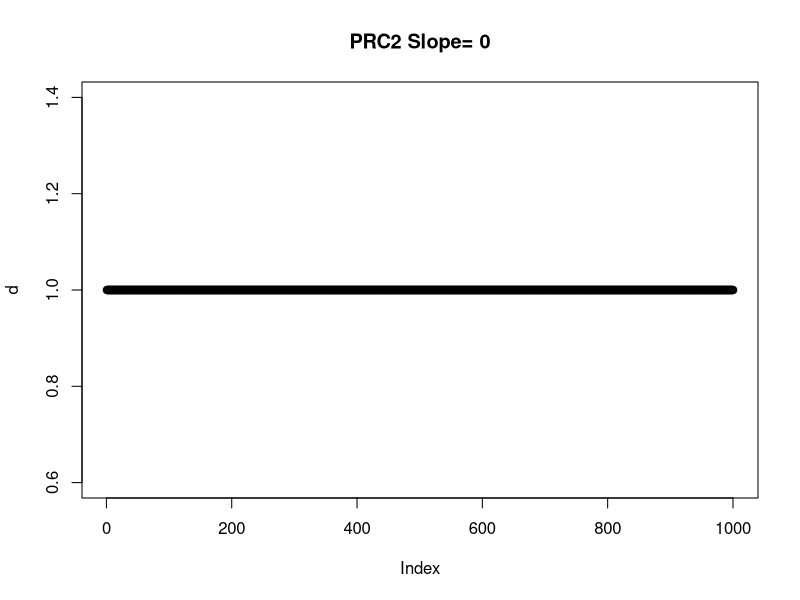
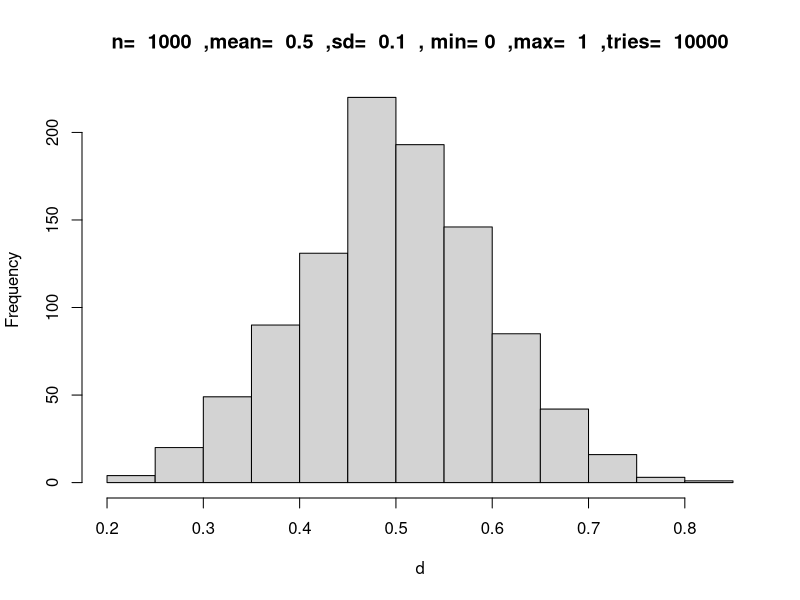
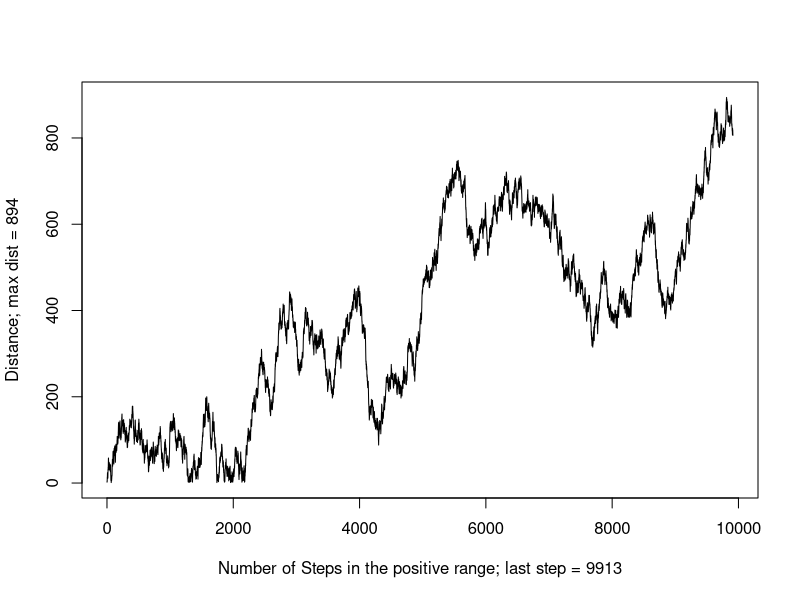
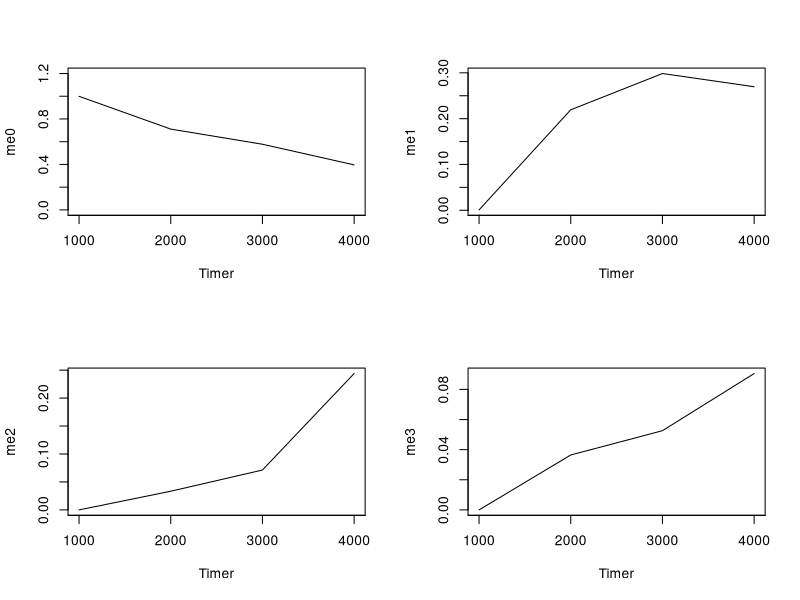

Reproduce these figures in R, in order. (Note: this script raises an error after producing the figures.)
#### 1- Preparing Simulation ####
rm(list=ls())
par(mfrow=c(1,1))

# this_version = a prefix to the results' directory which contains information on the parameters and a version name. Just to keep tracks of versions.
this_version="A6.1-Constant-prc2location-H3.3-Only-in-OpenChr-Prob-K27M"

# homdir= any directory on your computer where you want to store the simulation results and plots, please make sure you have permission to write
homedir="~/Desktop/Desktop_June_2018/Histone_Mark_Simulation/Constant_clock/"

# Please do not change this, this is to avoid the scietific connotation in the results
options(scipen=999)

#### 2- Defining parameters ####
# Length of the chromatin (i.e. number of uncleosomes)
chromlength=1000

# For the purpose of plotting
snapshot_interval=1000


# Population size (number of chromatins)
populationSize=100

# Keeping record of populations' different marks throughout the life-time.
# This is a list that at each timer tick, a dataframe will be added to. These data frames contain the summation of the entire populations' 4 marks.
# This list will be used for plotting the average values of the entire population for chromosome plots at each interval (set by user) and the average plots for 4 different marks
# as well as where the simulation should stop based on the variance changes in the average values between consecutive timer ticks
population_history<-list()

# Maximum number of cycles (maximum) before the simulation stops. This will reach only if we don't get to a steady state before
life=10
var_threshold=0.00001

# Transition probabilities, the first number is the current state the second number os the next state, e.g. Tp01 means the probability of transitioning from K27me0 to K27me1 and so on.
# Note that adding me to higher methylation states is apparently harder thus the diffrence
Tp00=0.08
Tp01=0.92
Tp02=0
Tp03=0

Tp11=0.15
Tp12=0.85
Tp13=0

Tp22=0.44
Tp23=0.56

# The probability of mitosis happening at any move of PRC2
mitosis_prob=0.000001

# Distribution of the genes, and other mark domains. It can be a list of several domains. Be careful with overlaps and going over the chromosome length
genic_structure=list(c(981,1000))
expression_structure=list(c(981:1000))
openchromatin=list(c(0:99),c(400:499))
k36me2_structure=list(c(981,1000))
k36me3_structure=list(c(981,1000))

# 5% of the genome but mostly found in expressed genes (open chromatin regions)
K27Mprobability=0.5

# likelihood of H3.3 to appear on a nucleosome in open chromatin
h33probInOpenChr=0.8

#Length of open chromatin
openChrlength=sum(sapply(openchromatin, length))

# Probability of H3 outside of oepn chromatin
h33probInChr=(openChrlength-(openChrlength*h33probInOpenChr))/(chromlength-openChrlength)

# The value below shows how long K27M in scale of timer ticks prc2location will stall the PRC2. In other words, if the probability of mitosis is 1/1000 and the value below is 1/10, that means K27M will stall PRC2 100 times more than its regular speed which is 1000 rounds per mitosis.
stallingforK27M=50

# How much K36me2 affects the deposition of K27me3 (zero= completely prevents it, 1= not affecting at all) This value will be multiplied by the probability of the deposition, thus closer to 0 means lowering the probability more.
k36me2Effect=0.1

# How much K36me3 affects the deposition of K27me3 (zero= completely prevents it, 1= not affecting at all) This value will be multiplied by the probability of the deposition, thus closer to 0 means lowering the probability more.
k36me3Effect=0

# Peakiness of K36me2 and K36me3 [0,0.1] (0 is a uniform block, 0.1 is a very sharp peak)
K36_slope=0.0005

# This factor indicates how big the previous nucleosome's status affects the deposition of K27me3. i.e. 2 means it makes it twice as likely, 10 means times likely etc.
neighborK27me3bonus=10

# Prc2 movement model (0=sequenctial from nucleosome 1, 1=random walk, 2=random association)
prc2MovementModel=2

# Slope of PRC2 falling off [0,0.1] (0 is a non-falling off, 0.1 is a very sharp slope)
prc2_slop=0.0005
if(prc2MovementModel==2)
{prc2_slop=0.0}


# If the random walk model is set, this value sets the maximum number of steps for PRC2 before it falls off the chromatin
maximumsteps=10000

# The maximum size of each step in random walk model
stepsize=10





# Creating a directory to save the plots
#newdir=paste(homedir,this_version,"-",gsub(":","_",gsub(" ","-",date())),"-","chrmlngth_",chromlength,"-pop_",populationSize,"-add01-12-23_0213-",Tp01,"-",Tp12,"-",Tp23,"-",Tp02,"-mitosis_prob_",mitosis_prob,"_Randomwalk_",prc2MovementModel,"_neighbor_",neighborK27me3bonus,"x","/",sep = "")
#system(paste("mkdir -p ",newdir,sep = ""))
#system(paste("mkdir -p ",newdir,"cell1/",sep = ""))
#setwd(newdir)





#### Defining the probability of PRC2 falling off chromatin based on nucleosomeNumber and length of the chromosome
slope <- function(current_position,slope_factor)
{
  # this changed: prc2hl()--> slope()
  hl<-(1-slope_factor)^current_position
  return(hl)
}




#### Testing PRC2 half life slope
# Testin prc2hl
d<-c()
for (z in 1:1000)
{
  d<-c(d,slope(z, prc2_slop))
}
plot(d, main = paste("PRC2 Slope= ",prc2_slop,sep = ""))


#### Defining normal distribution with min and max and mean and sd
mysamp <- function(n, m, s, lwr, upr, nnorm) {
  samp <- rnorm(nnorm, m, s)
  samp <- samp[samp >= lwr & samp <= upr]
  if (length(samp) >= n) {
    return(sample(samp, n))
  }  
  stop(simpleError("Not enough values to sample from. Try increasing nnorm."))
}





#### Testing Normal distribution shape
##### Drawing a normal distribution with n values, standard deviation of sd with predefined minimum, maximum and average values from a pool of nnorm values.
# Testin prc2hl
d<-c()
n=1000
m=0.5
s=0.1
lwr=0
upr=1
nnorm=10000
d<-mysamp(n,m,s,lwr,upr,nnorm)
hist(d, main = paste("n= ",n," ,mean= ",m," ,sd= ",s, " , min=",lwr," ,max= ",upr," ,tries= ",nnorm))




#### 3- Instructions for creating chromatin zero (with predefined Size and all the marks and structures set to 0) ####
createNakedChromatin <- function(chromSize)
{
  chromatin<-data.frame(integer(chromSize),integer(chromSize),integer(chromSize),integer(chromSize),integer(chromSize),integer(chromSize),integer(chromSize),integer(chromSize),integer(chromSize),integer(chromSize),integer(chromSize),integer(chromSize),double(chromSize))
  colnames(chromatin)<-c("N","S","me0","me1","me2","me3","K36me2","K36me3","genic","expression","h33","K27M","prc2_falling_chance")
  for (s in 1:chromSize)
  {
    chromatin$N[s]=s
    chromatin$S[s]=0
    chromatin$me0[s]=1
    chromatin$me1[s]=0
    chromatin$me2[s]=0
    chromatin$me3[s]=0
    chromatin$K36me2[s]=0
    chromatin$K36me3[s]=0
    chromatin$genic[s]=0
    chromatin$expression[s]=0
    chromatin$h33[s]=0
    chromatin$K27M=0
    chromatin$prc2_falling_chance=0
  }
  results<-list("add1"=0,"add2"=0,"add3"=0,"add0"=0,"rando"=0,"prc2_attached"=1,"chr"=chromatin)
  return(results)
}


#### 4- Functions for modifying chromatin zero ####

## 4-1: Adding genic structure
depositgene<-function(chrom,genic_structure)
{
  for (k in genic_structure)
  {
    start=k[1]
    end=k[length(genic_structure[k])]
    for (q in start:end)
    {
      chrom$genic[q]=1
    }
  }
  return(chrom)
}


## 4-2: Adding uniform expression
depositexpression<-function(chrom,expression_structure)
{
  for (k in expression_structure)
  {
    start=k[1]
    end=k[length(expression_structure[k])]
    for (q in start:end)
    {
      chrom$expression[q]=1
    }
  }
  return(chrom)
}


#### 4-3: Adding K36me2 and K36me3

### First, defining the type of peak (how sharp or flat)
shapeOfK36mark<-function(start,end,K36_slope)
{
  d1<-c()
  k36memarklength=(end-start)/2
  K36peakiness = K36_slope
  for (i in 1:k36memarklength)
  {
    d1<-c(d1,slope(i, K36peakiness))
  }
  d2<-rev(d1)
  d<-c(d2,d1)
  return(d)
}



### 4-4: depositing k36me2 mark based on the peak model
depositk36me2<-function(chrom,k36me2_structure)
{
  for (k in k36me2_structure)
  {
    start=k[1]
    end=k[length(k36me2_structure[k])]
    i=1
    for (q in start:end)
    {
      if (!is.na(shapeOfK36mark(start,end,K36_slope)[i]) && shapeOfK36mark(start,end,K36_slope)[i] > runif(n=1,min=0,max=1))
      {
        chrom$K36me2[q]=1
      } else { chrom$K36me2[q]=0 }
      i=i+1
    }
  }
  chrom$K36me2[is.na(chrom$K36me2)] <- 0
  return(chrom)
}


### 4-5: depositing k36me3 mark based on the peak model
depositk36me3<-function(chrom,k36me_structure)
{
  for (k in k36me3_structure)
  {
    start=k[1]
    end=k[length(k36me3_structure[k])]
    i=1
    for (q in start:end)
    {
      if (!is.na(shapeOfK36mark(start,end,K36_slope)[i]) && shapeOfK36mark(start,end,K36_slope)[i] > runif(n=1,min=0,max=1))
      {
        chrom$K36me3[q]=1
      } else { chrom$K36me3[q]=0 }
      i=i+1
    }
  }
  chrom$K36me3[is.na(chrom$K36me3)] <- 0
  return(chrom)
}


####4-6-0: Distribution of H3.3 in Open chromatin
## around 10% of the nucleosomes have H3.3 which are the histones that get mutated (with ~50% likelihood)
## These histones are mainly concentrated in open chromatin (likelihoods can change). 
## Thiss function defines the distribution of H3.3 (in open chromatin as long as rest of the genome with lower likelihood)



addH33 <- function(chrom,openchromatin,h33probInChr,h33probInOpenChr)
{
  for (k in 1:nrow(chrom))
  {
    j=0
    for (i in 1:length(openchromatin))
    { 
      if (k %in% openchromatin[[i]])
      {
      j=1
      } 
    }
    
    if(j==1)
    {
    
      if (runif(n=1,min = 0,max=1) <= h33probInOpenChr)
      {
      chrom$h33[k]=1
      }
    }
    else if(j==0)
    {
    if (runif(n=1,min = 0,max=1) <= h33probInChr)
      {
      chrom$h33[k]=1
      }
    }
  }
return(chrom)
}


#### 4-6: Adding K27M mutation
## below is the changed version based on the presence of H3.3 only in open chromatin i.e. expression_structure
## around 10% of H3s are H3.3 and around half of them are mutated
addk27m <- function(chrom)
{
  for (k in 1:nrow(chrom))
  {
    check=runif(n=1,min = 0,max=1)
    if (check < K27Mprobability && chrom$h33[k]==1)
    {
      chrom$K27M[k]=1
    }
  }
  return(chrom)
}

#### 4-7: PRC2 random-walking on the chromatin
randomwalkme<-function(chromlength,maxstepsize,maxsteps)
{
  d<-c()
  distance=0
  chromlength=chromlength
  i=1
  while(abs(distance) <= chromlength && i < maxsteps){
    right=round(runif(n=1,min=1,max=maxstepsize),digits = 0)
    left=round(runif(n=1,min=-1*(maxstepsize),max=-1),digits = 0)
    distance=distance+sample(x = c(left,right),size = 1,replace = T,prob = c(0.5,0.5))
    if (distance < 0)
    {
      distance=0
    }
    d<-c(d,distance)
    i=i+1
  }
  d<-subset(d,d[]>0 & d[] <=chromlength)
  if(length(d)<1) {d=1}
  return(d)
}

##### Testing Randomwalk function
test<-randomwalkme(1000,10,10000)
plot(test,type="l",ylab = paste("Distance; max dist = ",max(test),sep=""),xlab = paste("Number of Steps in the positive range; last step = ",length(test),sep=""))



## If randomwalk is chosen for PRC2 move, the "PRC2moveVector" variable which is an vector made of randomwalked variables will be the order of PRC2 moves, otherwise, if randomwalk is set to zero, it'll be a vector of 0 to size of the chromatin.
if (prc2MovementModel==0)
{
  PRC2moveVector=c(1:chromlength)
} else if(prc2MovementModel==1)
{
  PRC2moveVector=randomwalkme(chromlength,stepsize,maximumsteps)
} else if (prc2MovementModel==2)
{
  PRC2moveVector=sample(c(1:chromlength),size = life*snapshot_interval,replace = TRUE)
}

#### Creating chromatin zero
chromatin<-createNakedChromatin(chromlength)
### Preparing the naked chromosome for K27me1,2,3 simulation by deposition of predefined K36me2,3 marks as well as defining genic regions, K27M mutation in open chromatin, and expression in different regions

chromatin[["chr"]]<-depositgene(chromatin[["chr"]],genic_structure)
chromatin[["chr"]]<-depositexpression(chromatin[["chr"]],expression_structure)
chromatin[["chr"]]<-depositk36me2(chromatin[["chr"]],k36me2_structure)
chromatin[["chr"]]<-depositk36me3(chromatin[["chr"]],k36me3_structure)



#### 4-8: Defining mitosis function
mitosis <- function (chromatin){
  for (i in 1:nrow(chromatin)) 
  {
    check=runif(n=1,min = 0,max=1)
    if (check > 0.5)
    {
      chromatin$S[i]=0
      chromatin$me0[i]=1
      chromatin$me1[i]=0
      chromatin$me2[i]=0
      chromatin$me3[i]=0
    }
  }
  return (chromatin)
}
# Testing mitosis
# test<-chromatin[["chr"]]
# test$S=1
# test$me1=1
# test$me0=0
# test2<-mitosis(test)
# View(test)
# View(test2)
# 



#### 4-9: Depositing K27 me marks on each nucleosome
deposit<-function(chromatin,nucleosomeNumber)
{
  
  #choosing a random number between 0 and 1 for testing with the probability of each scenario
  rando=runif(n=1,min=0,max=1)  
  
  
  #When PRC2 makes it to each nucleosome, checks the current state (S). If the current state shows no K27me (1,2, or 3)   
  if (chromatin[["chr"]]$S[nucleosomeNumber] == 0)
  {
    #If the random generate number falls between zero and Tp00 (times the chance of falling off) nothing changes
    if (rando < Tp00)
    {
      chromatin[["chr"]]$S[nucleosomeNumber]=0
      chromatin[["chr"]]$me0[nucleosomeNumber]=1
      chromatin[["chr"]]$me1[nucleosomeNumber]=0
      chromatin[["chr"]]$me2[nucleosomeNumber]=0
      chromatin[["chr"]]$me3[nucleosomeNumber]=0
    } 
    # If it falls between zero and Tp01(*fall off chance), changes the S from 0 to 1
    else if(rando < Tp01) {
      chromatin[["chr"]]$S[nucleosomeNumber]=1
      chromatin[["chr"]]$me0[nucleosomeNumber]=0
      chromatin[["chr"]]$me1[nucleosomeNumber]=1
      chromatin[["chr"]]$me2[nucleosomeNumber]=0
      chromatin[["chr"]]$me3[nucleosomeNumber]=0
    } 
    # If it falls between zero and Tp02(*fall off chance), changes the S from 0 to 2
    else  if(rando < Tp02) {
      chromatin[["chr"]]$S[nucleosomeNumber]=2
      chromatin[["chr"]]$me0[nucleosomeNumber]=0
      chromatin[["chr"]]$me1[nucleosomeNumber]=0
      chromatin[["chr"]]$me2[nucleosomeNumber]=1
      chromatin[["chr"]]$me3[nucleosomeNumber]=0
    } 
    # If it falls between zero and Tp03(*fall off chance), changes the S from 0 to 3
    else  if(rando < Tp03) {
      chromatin[["chr"]]$S[nucleosomeNumber]=3
      chromatin[["chr"]]$me0[nucleosomeNumber]=0
      chromatin[["chr"]]$me1[nucleosomeNumber]=0
      chromatin[["chr"]]$me2[nucleosomeNumber]=0
      chromatin[["chr"]]$me3[nucleosomeNumber]=1
    }
  }
  ## Same story as above if the current state is 1
  else if (chromatin[["chr"]]$S[nucleosomeNumber] == 1)  {
    if(rando < Tp11)
    {
      chromatin[["chr"]]$S[nucleosomeNumber]=1
      chromatin[["chr"]]$me0[nucleosomeNumber]=0
      chromatin[["chr"]]$me1[nucleosomeNumber]=1
      chromatin[["chr"]]$me2[nucleosomeNumber]=0
      chromatin[["chr"]]$me3[nucleosomeNumber]=0
    } else if(rando < Tp12) {
      chromatin[["chr"]]$S[nucleosomeNumber]=2
      chromatin[["chr"]]$me0[nucleosomeNumber]=0
      chromatin[["chr"]]$me1[nucleosomeNumber]=0
      chromatin[["chr"]]$me2[nucleosomeNumber]=1
      chromatin[["chr"]]$me3[nucleosomeNumber]=0
    } else  if(rando < Tp13) {
      chromatin[["chr"]]$S[nucleosomeNumber]=3
      chromatin[["chr"]]$me0[nucleosomeNumber]=0
      chromatin[["chr"]]$me1[nucleosomeNumber]=0
      chromatin[["chr"]]$me2[nucleosomeNumber]=0
      chromatin[["chr"]]$me3[nucleosomeNumber]=1
    } 
  } 
  ## Same story as above if the current state is 2, except here we have the bonus for the previous nucleosome having K27me3 mark
  else if (chromatin[["chr"]]$S[nucleosomeNumber] == 2)  {
    if(rando < Tp22)
    {
      chromatin[["chr"]]$S[nucleosomeNumber]=2
      chromatin[["chr"]]$me0[nucleosomeNumber]=0
      chromatin[["chr"]]$me1[nucleosomeNumber]=0
      chromatin[["chr"]]$me2[nucleosomeNumber]=1
      chromatin[["chr"]]$me3[nucleosomeNumber]=0
    } else if(rando < Tp23)  {
      chromatin[["chr"]]$S[nucleosomeNumber]=3
      chromatin[["chr"]]$me0[nucleosomeNumber]=0
      chromatin[["chr"]]$me1[nucleosomeNumber]=0
      chromatin[["chr"]]$me2[nucleosomeNumber]=0
      chromatin[["chr"]]$me3[nucleosomeNumber]=1
    }
  }
  #  print (paste("rando: ",rando,sep=""))
  return(chromatin)
}




## Creating the initial population 
population<-list()
#currentpop<-list()  
currentpop<-list("prc2location"=1,"chr"=createNakedChromatin(chromlength)[["chr"]])  
currentpop[["chr"]]$me0=0


me0avg<-c()
me1avg<-c()
me2avg<-c()
me3avg<-c()
k36me2avg<-c()
k36me3avg<-c()
k27mavg<-c()


# Deciding where the K27M mutated nucleosomes will appear on the chromatin
thispopulationk27mdistribution<-chromatin[["chr"]]$K27M


#### 5- RUNNING POPULATION SIMULATION  ####
# Setting up the population abd the simulation parameters

stall=0
prc2location=1
timer=1
mitosis_count=0
prc2_round_counter=0

#### Create the naked chromatin for the population simulation
for (p in 1:populationSize)
{
  population[[p]]<-createNakedChromatin(chromlength)
  population[[p]][["chr"]]<-depositk36me2(population[[p]][["chr"]],k36me2_structure)
  population[[p]][["chr"]]<-depositk36me3(population[[p]][["chr"]],k36me3_structure)
  population[[p]][["chr"]]<-depositgene(population[[p]][["chr"]],genic_structure)
  population[[p]][["chr"]]<-depositexpression(population[[p]][["chr"]],expression_structure)
  population[[p]][["chr"]]<-addH33(population[[p]][["chr"]],openchromatin,h33probInChr,h33probInOpenChr)
  population[[p]][["chr"]]<-addk27m(population[[p]][["chr"]])
  
}  

## Testing the distribution of H3.3 and K27M
populationTotal<-data.frame(integer(chromlength),integer(chromlength))
colnames(populationTotal)<-c("h33","k27m")
for (i in 1:populationSize)
{
  populationTotal$h33<-populationTotal$h33+population[[i]][["chr"]]$h33
  populationTotal$k27m<-populationTotal$k27m+population[[i]][["chr"]]$K27M
}
## End of test


## Initializing the plotting events
population_Marks_sum<-data.frame(me0=integer(chromlength),me1=integer(chromlength),me2=integer(chromlength),me3=integer(chromlength))
population_Marks_sum$me0=0
population_Marks_sum$me1=0
population_Marks_sum$me2=0
population_Marks_sum$me3=0


average_values0<-c()
average_values1<-c()
average_values2<-c()
average_values3<-c()



#@@@@@@@@@@@@@@@@@@@@@@@@@@@@@@@@@@@@@@@@@@@@@@@@@@@@@@@@@@@@@@@@@@@@@@@@@@@  
# Begginning of timer's life
prc2pathindex=1
breaking=0
while (timer <= life*snapshot_interval)
{
  
  if(prc2location%%chromlength==0 || prc2location==1 && prc2MovementModel<2){print (paste("Timer: ",timer," > prc2location: ",prc2location,sep = ""))}
  
  ### Check if the prc2 has reached the end of chromosome and if so, reset it to first nucleosome  
  if ((prc2location-1) %% chromlength == 0 && prc2MovementModel<2) 
  {
    if(prc2MovementModel==1){
      prc2path<-randomwalkme(chromlength,stepsize,life)
    } else if (prc2MovementModel==0) {prc2path<-c(1:chromlength)}
    
    prc2pathindex=1
    prc2location=1
    prc2_round_counter=prc2_round_counter+1
    
  }
  ###NEW
  if (prc2MovementModel==2) 
  {
  prc2path<-PRC2moveVector
  prc2_round_counter=prc2_round_counter+1
  }
  ### Checking out if PRC2 is still attached
  
  
  #### If the simulation has been going on for at least one round of time, then start the deposition
  if (prc2location > 0 && timer > 0) ### Start of the actual deposition 
  {
    prc2_threshold<-slope((prc2location),prc2_slop)
    
    for (p in 1:populationSize) ## We go position by position across all individuals in the population
    {
      if(population[[p]][["chr"]]$prc2_falling_chance[prc2location] <= prc2_threshold || prc2location==1)
      {
        population[[p]]$prc2_attached=1
      }
      else {
        population[[p]]$prc2_attached=0
        population[[p]][["chr"]]$prc2_falling_chance[prc2location]=1
      }
      
      ####### Now if PRC2 is attached:
      if (population[[p]]$prc2_attached==1)
      {
        population[[p]]<-deposit(population[[p]],prc2location)
        population[[p]][["chr"]]$prc2_falling_chance[prc2location] <- runif(1,min = 0,max=1)
      }
      mitosis_chance=runif(n=1,min=0,max=1)
      if (mitosis_chance < mitosis_prob )
      {
        population[[p]][["chr"]]<-mitosis(population[[p]][["chr"]])
        mitosis_count=mitosis_count+1
        mitosis_chance=0
        print(paste("individual: ",p," > timer: ",timer," > prc2 attachment: ",prc2_round_counter,sep=""))
      }
      if(prc2location%%snapshot_interval==0 || timer==1)
      {      
        population_Marks_sum$me0<-population_Marks_sum$me0+population[[p]][["chr"]]$me0
        population_Marks_sum$me1<-population_Marks_sum$me1+population[[p]][["chr"]]$me1
        population_Marks_sum$me2<-population_Marks_sum$me2+population[[p]][["chr"]]$me2
        population_Marks_sum$me3<-population_Marks_sum$me3+population[[p]][["chr"]]$me3
        if(p==populationSize)
        {
          print (paste("prc2location=",prc2location,"~",chromlength," > p=",p,"~",populationSize))
          average_values0<-c(average_values0,sum(population_Marks_sum$me0)/(populationSize*chromlength))
          average_values1<-c(average_values1,sum(population_Marks_sum$me1)/(populationSize*chromlength))
          average_values2<-c(average_values2,sum(population_Marks_sum$me2)/(populationSize*chromlength))
          average_values3<-c(average_values3,sum(population_Marks_sum$me3)/(populationSize*chromlength))
          population_Marks_sum$me0=0
          population_Marks_sum$me1=0
          population_Marks_sum$me2=0
          population_Marks_sum$me3=0
          
          # Check if K27me3 has reached plateau (variance of the last 5 average values < 0.001)
          if(length(average_values3) > 5)
          {
            var3<-var(average_values3[(length(average_values3)-5):length(average_values3)])
            var2<-var(average_values2[(length(average_values2)-5):length(average_values2)])
            var1<-var(average_values1[(length(average_values1)-5):length(average_values1)])
            var0<-var(average_values0[(length(average_values0)-5):length(average_values0)])
            
            if((var3 < var_threshold && var2 < var_threshold && var1 < var_threshold && var0 < var_threshold) || timer==life)
            {
              #print (paste("breaking time:",timer,sep=""))
              breaking=1;
            }
          }
        }
      }
    }
    
    
    # Stall starts at zero. At the end of each timer round, stall is checked, if zero, 
    # that means there was no K27M at the position where prc2 is landed at the time=timer and it can move on, 
    # if stall was larger than zero, then it means there was a K27M and the prc2location cannot change 
    # unless the stall surpasses a threshold (for example 50 which equals to timer cycle going on for 50 rounds or 
    # in other words the prc2 has been stalled for 50 round)
    if (population[[p]][["chr"]]$K27M[(prc2location+1)]==1 && prc2location<1000)
    {  
      stall=stall+1
    }
    
  } ### End of actions if prc2 is located farther than the start point and timer > 0
  
  
  timer=timer+1
  if(stall > stallingforK27M || stall ==0)
  {
    stall=0
    prc2pathindex=prc2pathindex+1
    if(prc2pathindex > chromlength){prc2pathindex=1}
    prc2location=prc2path[prc2pathindex]
    
    ## Changing the prc2 attachment chance only if the prc2 is moving
    population[[p]][["chr"]]$prc2_falling_chance<-runif(1,min = 0,max=1)
  } else {prc2location=prc2location}
  
  
  if(breaking==1)
  {
    print (paste("breaking time:",timer,sep=""))
    break; 
  }
  
  #@@@@@@@@@@@@@@@@@@@@@@@@@@@@@@@@@@@@@@@@@@@@@@@@@@@@@@@@@@@@@@@@@@@@@@@@@@@  
} ### End of timer's life


print(paste("Number of mitosis: ",mitosis_count,sep=""))
print(paste("Prc2 Rounds: ",prc2_round_counter,sep=""))

#### 6- Plotting the average values ####

par(mfrow=c(2,2))
yaxis_marks<-seq(from = 0, to = timer, by = snapshot_interval)
plot(average_values0,type = "l",xaxt="n",xlab="Timer",ylab="me0",ylim=c(0,1.2))
axis(1, at=(yaxis_marks/snapshot_interval), labels=yaxis_marks) 
plot(average_values1,type = "l",xaxt="n",xlab="Timer",ylab="me1")
axis(1, at=(yaxis_marks/snapshot_interval), labels=yaxis_marks) 
plot(average_values2,type = "l",xaxt="n",xlab="Timer",ylab="me2")
axis(1, at=(yaxis_marks/snapshot_interval), labels=yaxis_marks) 
plot(average_values3,type = "l",xaxt="n",xlab="Timer",ylab="me3")
axis(1, at=(yaxis_marks/snapshot_interval), labels=yaxis_marks) 


#### 7- Plotting the end chromatin situation ####

plot_df<-data.frame(me0=integer(chromlength),me1=integer(chromlength),me2=integer(chromlength),me3=integer(chromlength))
plot_df$me0=0
plot_df$me1=0
plot_df$me2=0
plot_df$me3=0



for (i in 1:populationSize)
{
  plot_df$me0<-plot_df$me0+population[[i]][["chr"]]$me0
  plot_df$me1<-plot_df$me1+population[[i]][["chr"]]$me1
  plot_df$me2<-plot_df$me2+population[[i]][["chr"]]$me2
  plot_df$me3<-plot_df$me3+population[[i]][["chr"]]$me3
  
}

plot_df<-plot_df/populationSize
par(mfrow=c(6,1))
plot(plot_df$me0,ylim=c(0,1),ylab = "me0",type = "h")
plot(plot_df$me1,ylim=c(0,1),ylab = "me1",type = "h")
plot(plot_df$me2,ylim=c(0,1),ylab = "me2",type = "h")
plot(plot_df$me3,ylim=c(0,1),ylab = "me3",type = "h")
plot(populationTotal$h33/populationSize,ylim=c(0,1),type="h", ylab = "h3.3")
plot(populationTotal$k27m/populationSize,ylim=c(0,1),type="h",ylab="k27m")



### ToDo: To put back the effectors on the probability of depositing marks such as K36me2,3 
### ToDo: To put back the effect of neighboring nucleosomes (last step)
